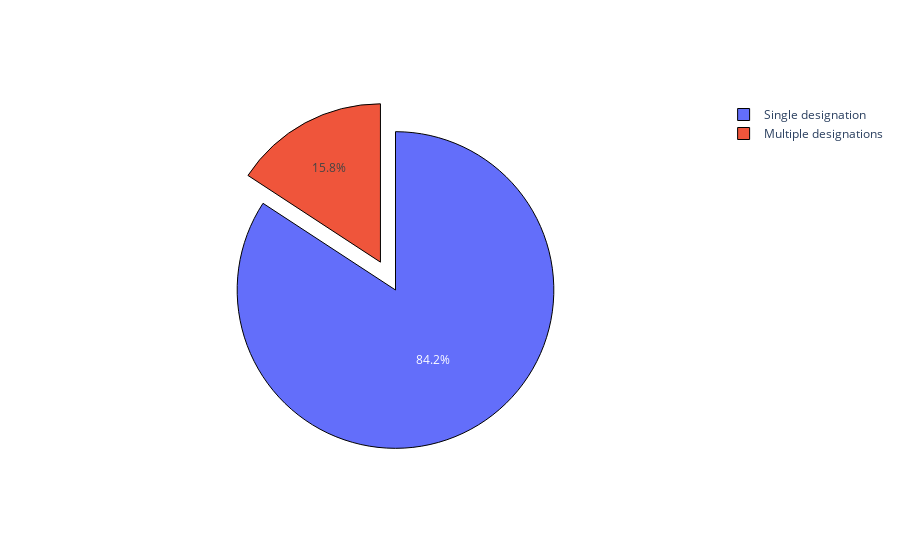

Notebook code for this chart:
### Markdown cell above
### 2.1 Number of single applications versus number of multiple applications

### Code cell
# Create container for name, number of applications
substance_applications = pd.DataFrame(columns={'Product', 'Number of designations'})

# Get the number of applications
temp = data.copy()
temp['Product'] = temp['Product'].str.lower()
substances = temp['Product'].unique()
for substance in substances:
    # Get number
    mask = temp['Product'] == substance
    n_applications = len(temp[mask])

    # Get years of designation
    designation_date = ''
    for date in temp[mask]['Designation date']:
        if designation_date != '':
            designation_date += '/'
        designation_date += str(date)
    
    # Append to container
    substance_applications = substance_applications.append(pd.DataFrame({
        'Product': [substance],
        'Number of designations': [n_applications],
        'Designation date': designation_date}))

# Compute number of single and multi applications
mask = substance_applications['Number of designations'] == 1
n_single = len(substance_applications[mask])
mask = substance_applications['Number of designations'] > 1
n_multi = len(substance_applications[mask])

# Create figure
fig = go.Figure()
colours = plotly.colors.qualitative.Plotly

fig.add_trace(go.Pie(
    labels=['Single designation', 'Multiple designations'],
    values=[n_single, n_multi],
    sort=False,
    pull=[0, 0.2],
    marker=dict(
        colors=colours[:2], 
        line=dict(color='#000000', width=1))))
fig.show()

### Figure 1 — Plotly figure (JSON) as saved in the notebook; plotly's stock layout.template omitted (floating-point values rounded to 4 significant figures)
{"data": [{"labels": ["Single designation", "Multiple designations"], "marker": {"colors": ["#636EFA", "#EF553B"], "line": {"color": "#000000", "width": 1}}, "pull": [0, 0.2], "sort": false, "type": "pie", "values": [1185, 222]}], "layout": {}}
